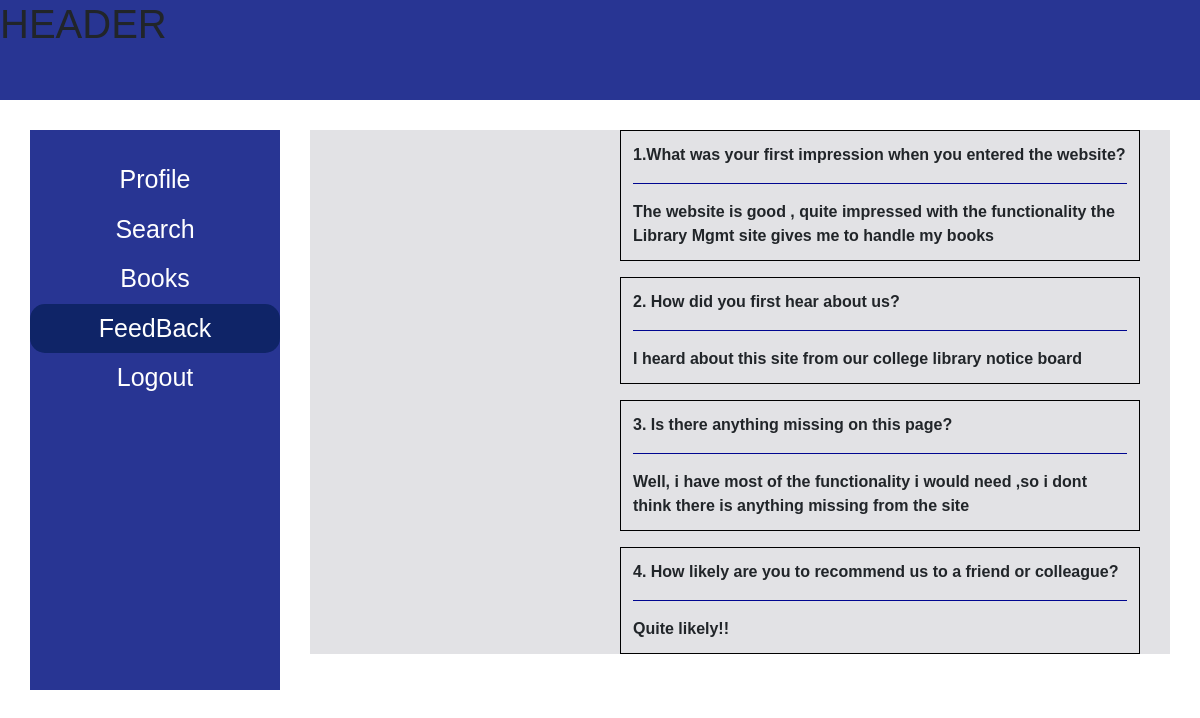
The page /survey.php (signed in) on the database its author committed.
### tables this page shows
CREATE TABLE `survey` (
  `user_id` int(11) NOT NULL,
  `answer1` text,
  `answer2` text,
  `answer3` text,
  `answer4` text,
  PRIMARY KEY (`user_id`)
);

### survey.php (the view, shortened to what this page needs)
<!DOCTYPE html>
<html lang="en">
<head>
    <link rel="stylesheet" type="text/css" href="style.php">
</head>
<body>
    <div class="header">
        <?php
            require_once 'common/header.php' ; ?>
    </div>
    <div class="nav-bar">
        <?php
            require_once 'common/nav-bar.php' ?>
    </div>
    <div class="main-content">
        <div class="main-content">
            <div class ='style'>
                        <?php
                         $mysqli = new mysqli(DB_HOST, DB_USER, DB_PASS, DB_NAME);
                        $sql = "select user_id from survey where user_id='" . $_SESSION['user'] . "';" ;
                        $bool = $mysqli->query($sql);
                        if($bool->num_rows == 0 ){
                            ?>
                            <table>
                                <form name="survey" method="POST" action="survey_form.php" >
                            <p>Your UserID :
                                <input type="number" value ="<?PHP echo $_SESSION['user']; ?>" name="UID" style='width: 150px; border-radius: 15px; margin-top: 20px; 'required disabled>
                            </p>
                            <p> First Name :
                                <input type="text" value ="<?PHP echo $_SESSION['firstName']; ?>" name="firstname" style='width: 150px; border-radius: 15px; margin-top: 20px;' required disabled>
                                Last Name:
                                <input type="text" value ="<?PHP echo $_SESSION['lastName']; ?>" name="lastname" style='width: 150px; border-radius: 15px; margin-top: 20px;' required disabled>
                            </p>
                            <p>Email :
                                <input type="text" value ="<?PHP echo $_SESSION['email']; ?>" name="email" style='width: 350px; border-radius: 15px; margin-top: 20px; 'required disabled>
                            </p>
                            Survey Questions :
                            <hr>
                            1.What was your first impression when you entered the website?
                            <p>
                                <textarea type='text' name="q1" style='width: 350px; border-radius: 15px; margin-top: 20px; 'required></textarea>
                            </p>
                            2. How did you first hear about us?
                            <p>
                                <textarea type="text" name="q2" style='width: 350px; border-radius: 15px; margin-top: 20px; 'required></textarea>
                            </p>
                            3. Is there anything missing on this page?
                            <p>
                                <textarea type="text" name="q3" style='width: 350px; border-radius: 15px; margin-top: 20px; 'required></textarea>
                            </p>
                            4. How likely are you to recommend us to a friend or colleague?
                            <p>
                                <textarea type="text" name="q4" style='width: 350px; border-radius: 15px; margin-top: 20px; 'required></textarea>
                            </p>
                            <p>
                                <input type="submit" name="submit" value ='submit'class="form-control btn btn-primary custom-btn" style="width: 350px; border-radius: 15px; background-color: #001064; border-color: #001064;">
                            </p>
                         </form>
                            </table>
                            <?php
                        }
                        else {
                            ?><?php
                                    if(! $result = $mysqli->query("select * from survey where user_id='" . $_SESSION['user'] . "';" )){
                                               echo "Query Error!";
                                            }
                                             $result->data_seek(0);
                                            $row = $result->fetch_assoc();
                             ?>
                    <table class="table table-borderless" >
                        <thead>
                            <tr>
                                <th scope="col">1.What was your first impression when you entered the website? <br><hr><?= $row['answer1'] ?></th>
                            </tr>
                        </thead>
                    </table>
                    <table class="table table-borderless" >
                        <thead>
                            <tr>
                                <th scope="col">2. How did you first hear about us? <br><hr><?= $row['answer2'] ?></th>
                            </tr>
                        </thead>
                    </table>
                    <table class="table table-borderless" >
                        <thead>
                            <tr>
                                <th scope="col">3. Is there anything missing on this page? <br><hr><?= $row['answer3'] ?></th>
                            </tr>
                        </thead>
                    </table>
                    <table class="table table-borderless" >
                        <thead>
                            <tr>
                                <th scope="col">4. How likely are you to recommend us to a friend or colleague? <br><hr><?= $row['answer4'] ?></th>
                            </tr>
                        </thead>
                    </table>
                            <?php
                        }
                         ?>
                        </div>
    </div>
</body>
</html>

### survey.php (style rules this page uses)
.main-content { background-color: #E2E2E5; }
hr { height: 1px; background-color: #0007A0; border: none; }

### rows shown on the page
survey: answer1 "The website is good , quite impressed with the functionality the Library Mgmt site gives me to handle my books", answer2 "I heard about this site from our college library notice board", answer3 "Well, i have most of the functionality i would need ,so i dont think there is anything missing from the site", answer4 "Quite likely!!"
